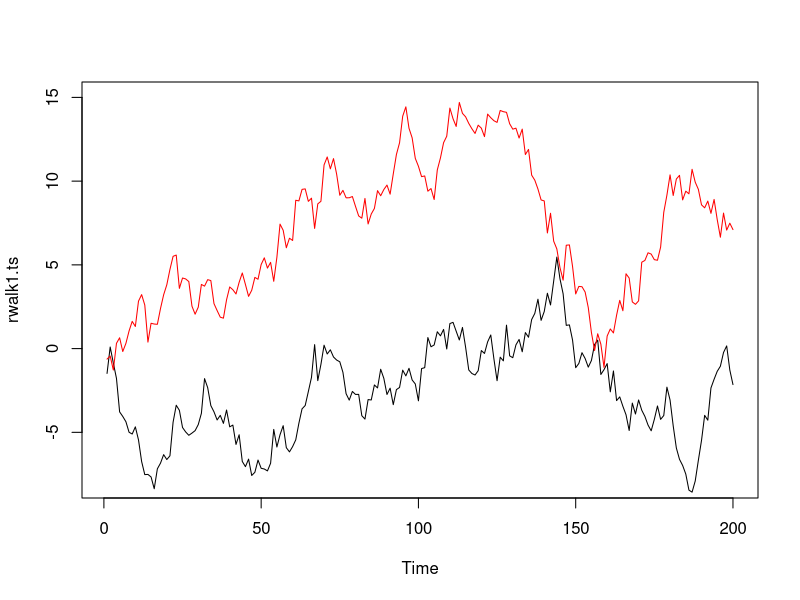
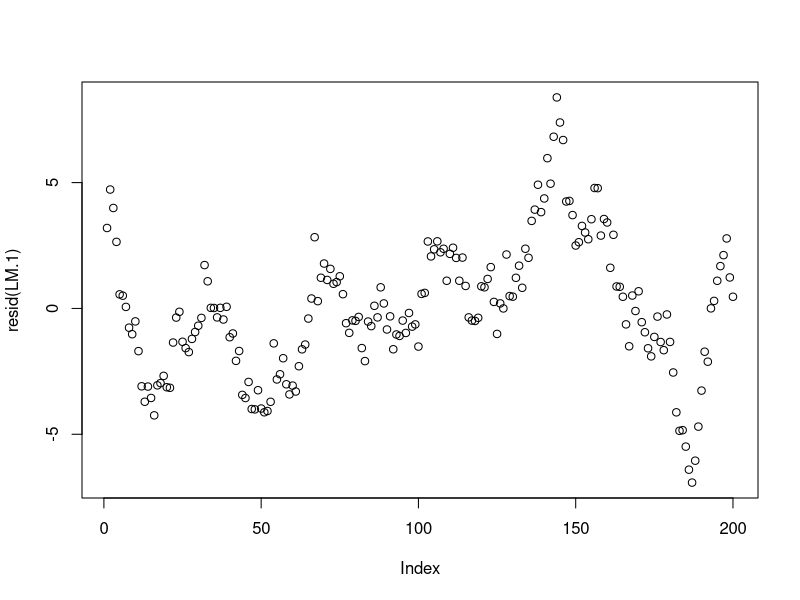
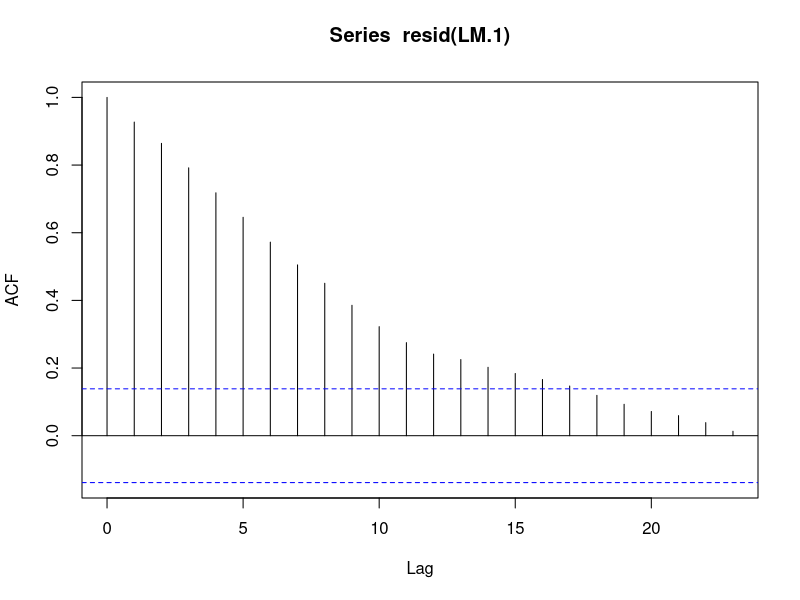
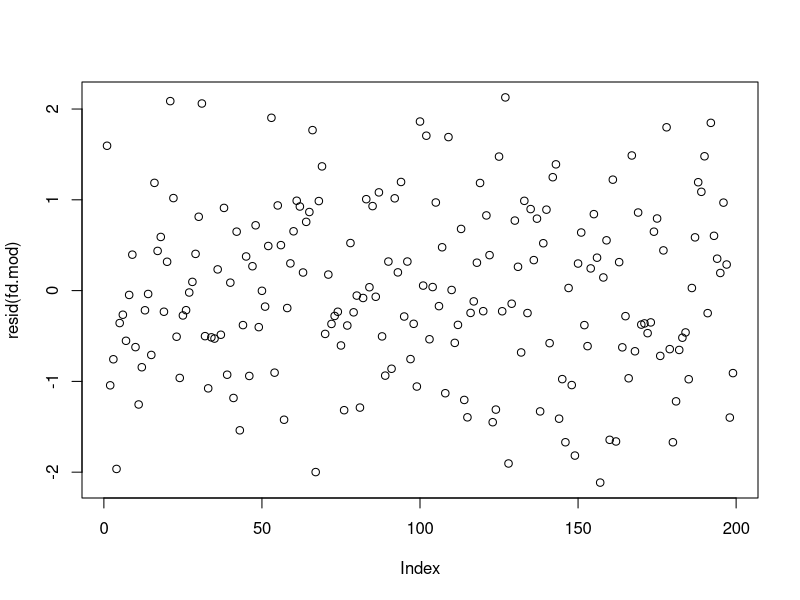
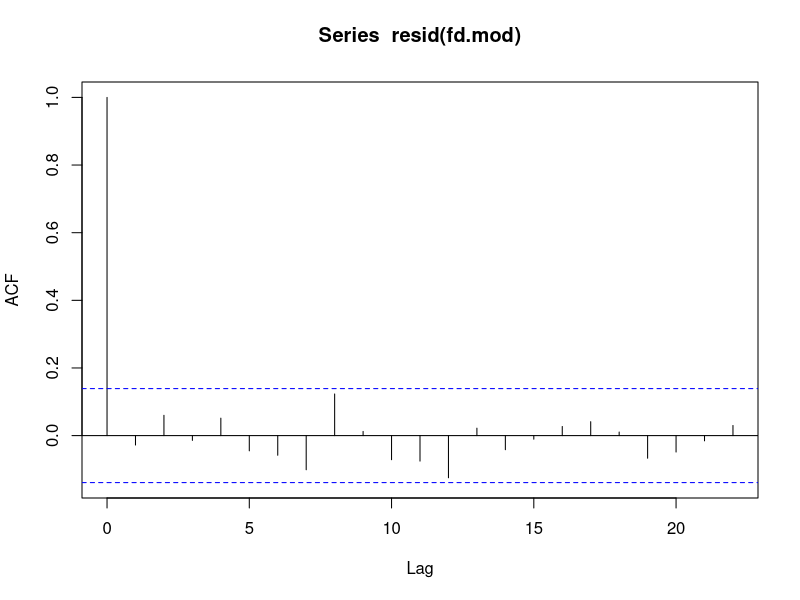
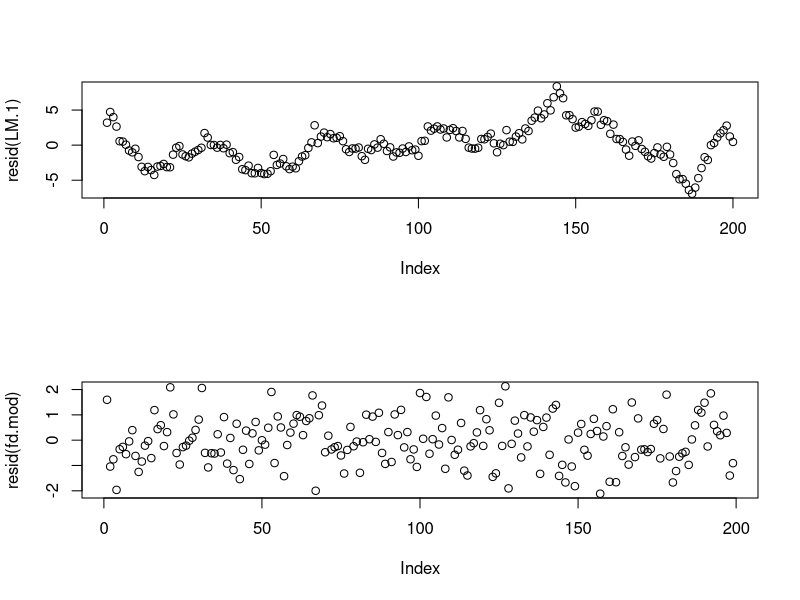

Generate these figures, in order, with R:
#### Spurious regression - example #### 
#
# 
# 
# 
#
# Data: Two random walks without a drift,
#       Both given as a cumulative sum of
#       random elements with N(0,1) distribution,
#       200 obs. each
rm(list=ls())
set.seed(12)
rwalk1 = c(cumsum(rnorm(200)))
rwalk1.ts = ts(rwalk1)
set.seed(1)
rwalk2 = c(cumsum(rnorm(200)))
rwalk2.ts = ts(rwalk2)
#
# Plot the data
plot(rwalk1.ts, type="l", ylim = c(-8,15))
lines(rwalk2.ts, col="red")
#
# Setup a linear model and examine it
LM.1 <- lm(rwalk1.ts ~ rwalk2.ts)
summary(LM.1)
plot(resid(LM.1))
acf(resid(LM.1))
# pacf(resid(LM.1))
# Residuals seem highly autocorrelated
library(lmtest) # install.packages("lmtest")
bgtest(LM.1, order = 1)
bgtest(LM.1, order = 3)
dwtest(LM.1, alternative = "two.sided") # Durbin-Watson
#
#
# Methods for Testing for spurious regression - for nonstationary series
#
# (1) Newbold - Granger rule of thumb 
# .. NOT an actual test!
# If R^2 > DW-d, look out for potential spurious regression
summary(LM.1)$r.squared
dwtest(LM.1, alternative = "two.sided")
# Does it suggest spurious regression in this particular example?
# 
#
#
# (2) CRDW statistics (cointegration Regression DW stats.)
# The usuall DW statistics is used, however,
# we test for H0: series not cointegrated, 
#                 regression is spurious
#                 DW-d statistics = 0
#             H1: cointegration, DW-d != 0
# 
# Here, we use the approximate equivalency: DW-d ~= 2(1-rho)
#
# For alpha = 5%, we compare DW-d to its critical value of 0.386
dwtest(LM.1, alternative = "two.sided")
# Here, we do not reject H0 of no-cointegration.
#
#
# (3) Engel - Granger test for cointegration
# We test residuals from the regression for a unit root,
# usually through an ADF test.
# H0: residuals have a unit root <--> series are not cointegrated
library(tseries)  # install.packages("forecast")
adf.test(LM.1$residuals)
# alternatively, we may use ndiffs() from {forecast}
library(forecast) # install.packages("forecast")
ndiffs(LM.1$residuals, test = "adf")
# Here, we would conclude that the residuals are integrated of order 1,
# i.e. that the regression is spurious - series are not cointegrated.
# 
# Using the tseries::adf.test() function on residual series 
# (as opposed to observed series) is problematic as "wrong" (ADF instead of E-G)
# dfs and critical values are applied here
# 
# (4) Phillips - Ouliaris test for cointegration
library(urca)
?ca.po
po <- ca.po(cbind(rwalk1.ts,rwalk2.ts), demean = "constant")
po
summary(po)
# for test statistic description, see e.g.
# http://www.eviews.com/help/helpintro.html#page/content/nsreg-Testing_for_Cointegration.html
#
#
#
## Re-estimate the model using first differences
# i.e. on stationarized data.
#
fd.mod <- lm(diff(rwalk1.ts) ~ diff(rwalk2.ts))
summary(fd.mod)
plot(resid(fd.mod))
acf(resid(fd.mod))
bgtest(fd.mod, order = 1)
bgtest(fd.mod, order = 3)
#
# Compare the residuals from spurious and fd.sp
par(mfrow = c(2,1))
plot(resid(LM.1))
plot(resid(fd.mod))
par(mfrow = c(1,1))
#
#
#
#
## Excercise 1
## Setup: Make two random walks, similar to lines 12 & 15.
rho <- 1
set.seed(333)
e1 <- rnorm(500)
e2 <- rnorm(500)
y  <- c(e1[1], rep(NA,499))
x  <- c(e2[1], rep(NA,499))
#
for (ii in 2:500){
  y[ii] <- rho * y[ii-1] + e1[ii]
  x[ii] <- rho * x[ii-1] + e2[ii]
}
#
## 1) Follow lines 19&20 to plot series y and x, use "ylim = c(-15,50)"

## 2) Regress y on x, print out the summary & Durbin Watson test

## 3) Repeat steps 1 and 2 for for rho = 0.99 and rho = 0.5.
#
#
#